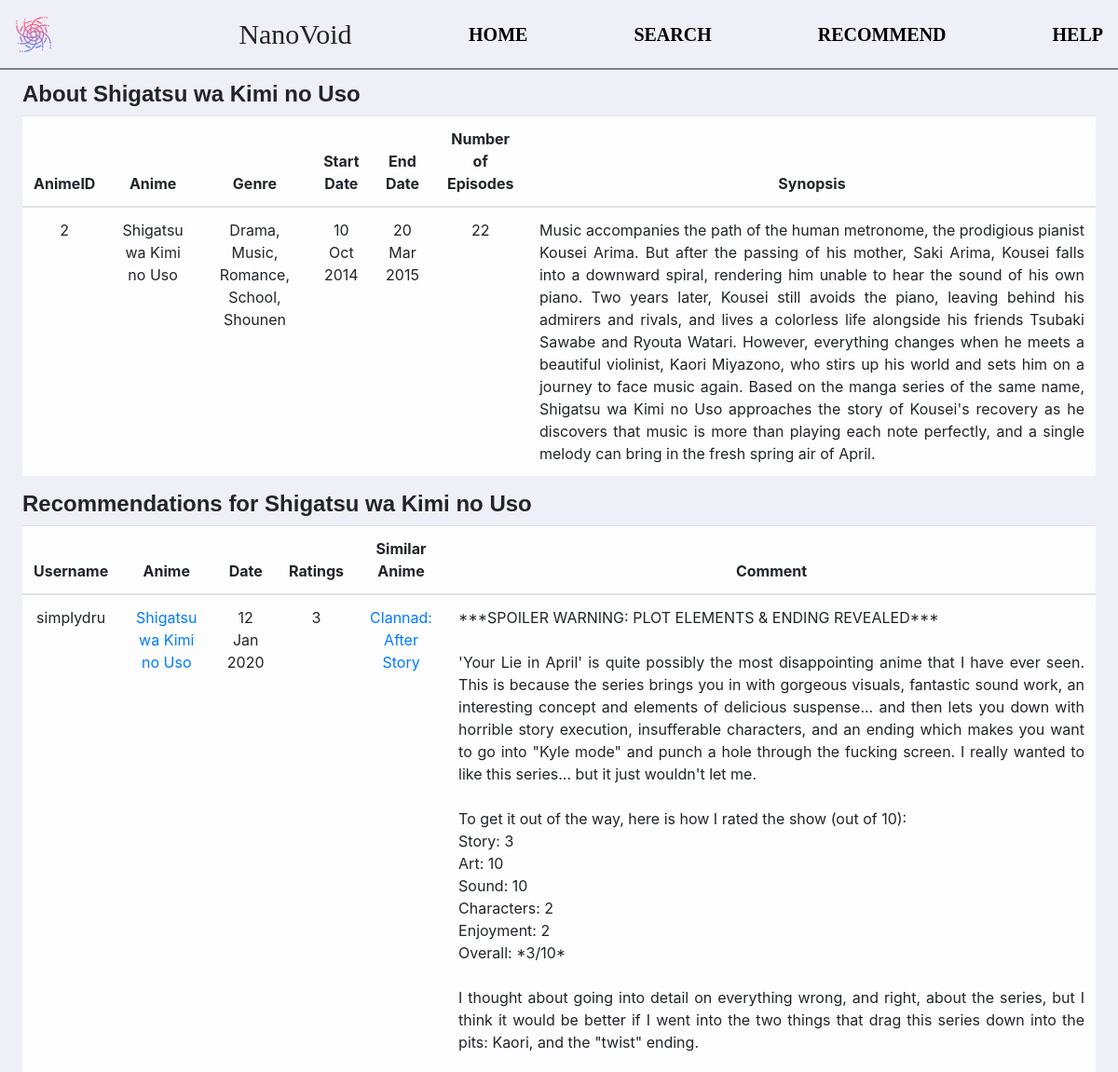
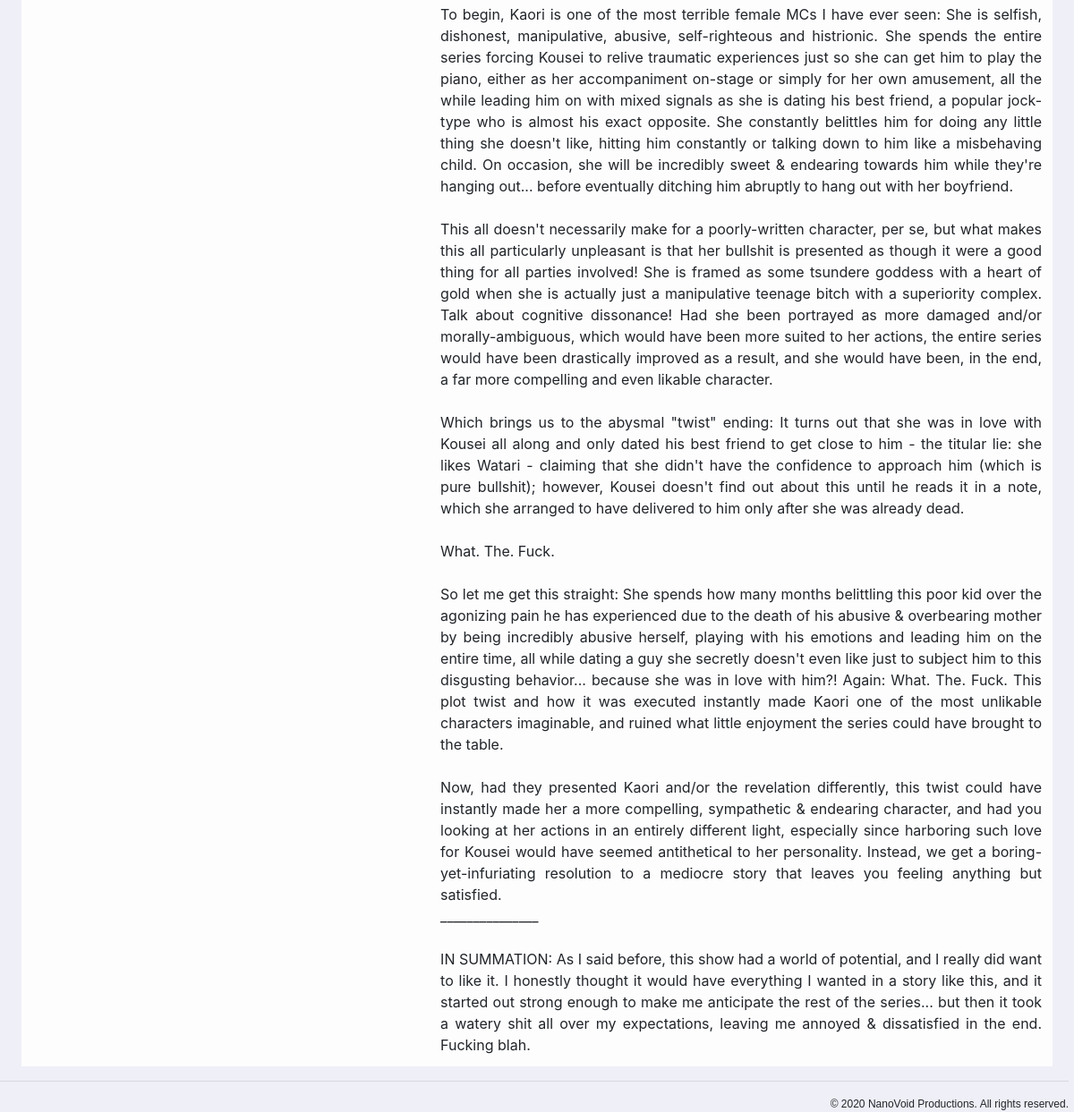
/2, run on the app's committed database (2 pictures, top to bottom).
### tables this page shows
CREATE TABLE "Anime" (
	"AnimeID"	INTEGER NOT NULL UNIQUE,
	"Name"	TEXT NOT NULL,
	"Start"	TEXT,
	"End"	TEXT,
	"Episodes"	INTEGER NOT NULL,
	"Synopsis"	TEXT,
	PRIMARY KEY("AnimeID" AUTOINCREMENT)
);

CREATE TABLE "User" (
	"UserID"	INTEGER NOT NULL UNIQUE,
	"Username"	TEXT NOT NULL UNIQUE,
	"Gender"	TEXT NOT NULL CHECK("Gender" = "M" OR "Gender" = "F"),
	PRIMARY KEY("UserID" AUTOINCREMENT)
);

### app.py (the view)
@app.route("/<animeid>")
def result(animeid):
    db = sqlite3.connect("Anime Recommendation.db")
    query = """
            SELECT *
            FROM Anime
            WHERE AnimeID = ?
            """
    cursor = db.execute(query, (animeid, ))
    anime = list(cursor.fetchone())
    dates = ["Jan", "Feb", "Mar", "Apr", "May", "Jun", "Jul", "Aug", "Sep", "Oct", "Nov", "Dec"]
    if anime[2] != None:
        anime[2] = str(int(anime[2][-2:])) + " " + dates[int(anime[2][4:6]) - 1] + " " + anime[2][0:4]
    else:
        anime[2] = "-"
    if anime[3] != None:
        anime[3] = str(int(anime[3][-2:])) + " " + dates[int(anime[3][4:6]) - 1] + " " + anime[3][0:4]
    else:
        anime[3] = "-"
    cursor.close()
    query = """
            SELECT Genre
            FROM AnimeGenre
            WHERE AnimeID = ?
            """
    cursor = db.execute(query, (animeid, ))
    genre_tup = cursor.fetchall()
    genre_list = []
    for tup in genre_tup:
        genre_list.append(tup[0])
    genre = ", ".join(genre_list)
    cursor.close()
    query = """
            SELECT User.Username, Anime.Name, Recommendation.Date, Recommendation.Rating, Recommendation.SimilarAnime, Recommendation.Comment, Recommendation.AnimeID
            FROM User, Anime, Recommendation
            WHERE Recommendation.UserID = User.UserID
            AND Recommendation.AnimeID = Anime.AnimeID
            AND Anime.AnimeID = ?
            ORDER BY Recommendation.Date DESC
            """
    cursor = db.execute(query, (animeid, ))
    data = cursor.fetchall()
    cursor.close()
    query = """
            SELECT Name
            FROM Anime
            WHERE AnimeID = ?
            """
    for row_index in range(len(data)):
        data[row_index] = list(data[row_index])
        data[row_index].append(data[row_index][4])
        data[row_index][2] = str(int(data[row_index][2][-2:])) + " " + dates[int(data[row_index][2][4:6]) - 1] + " " + data[row_index][2][0:4]
        cursor = db.execute(query, (data[row_index][4], ))
        data[row_index][4] = cursor.fetchone()[0]
        data[row_index][5] = repr(data[row_index][5]).replace("\\'", "'")
        data[row_index][5] = str(data[row_index][5][1:].replace("\\r\\n", "<br />"))[:-1]
        cursor.close()
    db.close()
    return render_template("result.html", anime = anime, genre = genre, data = data)

### templates/result.html (shortened to what this page needs)
{% extends "base.html" %}
{% block head %}
    {{ super() }}
{% endblock %}
{% block navigation %}
    {{ super() }}
{% endblock %}
{% block content %}
    <h2>About {{ anime[1] }}</h2>
    <table style = "text-align: center" class = "table table-hover table-light">
    <thead>
        <tr>
            <th style = "border-top: 1px solid #dee2e6 !important; border-bottom: 2px solid #dee2e6 !important" scope = "col">AnimeID</th>
            <th style = "border-top: 1px solid #dee2e6 !important; border-bottom: 2px solid #dee2e6 !important" scope = "col">Anime</th>
            <th style = "border-top: 1px solid #dee2e6 !important; border-bottom: 2px solid #dee2e6 !important" scope = "col">Genre</th>
            <th style = "border-top: 1px solid #dee2e6 !important; border-bottom: 2px solid #dee2e6 !important" scope = "col">Start Date</th>
            <th style = "border-top: 1px solid #dee2e6 !important; border-bottom: 2px solid #dee2e6 !important" scope = "col">End Date</th>
            <th style = "border-top: 1px solid #dee2e6 !important; border-bottom: 2px solid #dee2e6 !important" scope = "col">Number of Episodes</th>
            <th style = "border-top: 1px solid #dee2e6 !important; border-bottom: 2px solid #dee2e6 !important" scope = "col">Synopsis</th>
        </tr>
    </thead>
    <tbody>
        <tr>
            <td style = "border-top: 1px solid #dee2e6 !important" scope = "row">{{ anime[0] }}</td>
            <td style = "border-top: 1px solid #dee2e6 !important" >{{ anime[1] }}</td>
            <td style = "border-top: 1px solid #dee2e6 !important" >{{ genre }}</td>
            <td style = "border-top: 1px solid #dee2e6 !important" >{{ anime[2] }}</td>
            <td style = "border-top: 1px solid #dee2e6 !important" >{{ anime[3] }}</td>
            <td style = "border-top: 1px solid #dee2e6 !important" >{{ anime[4] }}</td>
            <td style = "border-top: 1px solid #dee2e6 !important; text-align: justify">{{ anime[5] }}</td>
    </tbody>
    </table>
    <h2>Recommendations for {{ anime[1] }}</h2>
    <table style = "text-align: center" class = "table table-hover table-light">
    <thead>
        <tr>
            <th style = "border-top: 1px solid #dee2e6 !important; border-bottom: 2px solid #dee2e6 !important" scope = "col">Username</th>
            <th style = "border-top: 1px solid #dee2e6 !important; border-bottom: 2px solid #dee2e6 !important" scope = "col">Anime</th>
            <th style = "border-top: 1px solid #dee2e6 !important; border-bottom: 2px solid #dee2e6 !important" scope = "col">Date</th>
            <th style = "border-top: 1px solid #dee2e6 !important; border-bottom: 2px solid #dee2e6 !important" scope = "col">Ratings</th>
            <th style = "border-top: 1px solid #dee2e6 !important; border-bottom: 2px solid #dee2e6 !important" scope = "col">Similar Anime</th>
            <th style = "border-top: 1px solid #dee2e6 !important; border-bottom: 2px solid #dee2e6 !important" scope = "col">Comment</th>
        </tr>
    </thead>
    <tbody>
        {% for row in data %}
        <tr>
            <td style = "border-top: 1px solid #dee2e6 !important" scope = "row">{{ row[0] }}</td>
            <td style = "border-top: 1px solid #dee2e6 !important" ><a href = "{{ url_for('result', animeid = row[6]) }}">{{ row[1] }}</a></td>
            <td style = "border-top: 1px solid #dee2e6 !important" >{{ row[2] }}</td>
            <td style = "border-top: 1px solid #dee2e6 !important" >{{ row[3] }}</td>
            <td style = "border-top: 1px solid #dee2e6 !important" ><a href = "{{ url_for('result', animeid = row[7]) }}">{{ row[4] }}</a></td>
            <td style = "border-top: 1px solid #dee2e6 !important; text-align: justify">{{ row[5] | safe }}</td>
        </tr>
        {% endfor %}
    </tbody>
    </table>
{% endblock %}
{% block copyright %}
    {{ super() }}
{% endblock %}

### static/css/style.css (style rules this page uses)
body { background-color: #efeff7 !important; font-family: Helvetica; font-size: 18px; text-align: justify; }
h2 { font-family: Helvetica; font-size: 24px !important; font-weight: bold ! important; }

### data on the page
Anime: Name "Shigatsu wa Kimi no Uso", AnimeID "2", Episodes "22", Synopsis "Music accompanies the path of the human metronome, the prodigious pianist Kousei Arima. But after the passing of his mother, Saki Arima, Kousei falls into a downward spiral, rendering him unable to hear the sound of his own piano. Two years later, Kousei still avoids the piano, leaving behind his admirers and rivals, and lives a colorless life alongside his friends Tsubaki Sawabe and Ryouta Watari. However, everything changes when he meets a beautiful violinist, Kaori Miyazono, who stirs up his world and sets him on a journey to face music again. Based on the manga series of the same name, Shigatsu wa Kimi no Uso approaches the story of Kousei's recovery as he discovers that music is more…", Name "Shigatsu wa Kimi no Uso"
User: Username "simplydru"
Anime: Name "Clannad: After Story"

### other printed values
{{ genre }} "Drama, Music, Romance, School, Shounen"
{{ anime[2] }} "10 Oct 2014"
{{ anime[3] }} "20 Mar 2015"
{{ row[2] }} "12 Jan 2020"
{{ row[3] }} "3"
